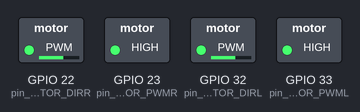
A sketch run on a simulated ESP32. Shown: switched loads named in the sketch (green lamp = pin HIGH).

Above: at 0.1 s.
Timing chart, 0 to 1.6 s (numbered marks = the images above):
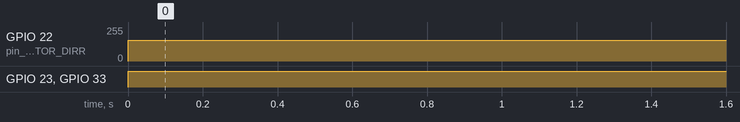

Measured:
- by itself, GPIO 22 (pin_MOTOR_DIRR): 0/255 → 154/255 at 0.00 s
- by itself, GPIO 23 (pin_MOTOR_PWMR), GPIO 33 (pin_MOTOR_PWML): LOW → HIGH at 0.00 s

The sketch:

PWM_Motor.ino
```cpp
//----MOTOR---//
#define pin_MOTOR_DIRR 22
#define pin_MOTOR_PWMR 23

#define pin_MOTOR_DIRL 32
#define pin_MOTOR_PWML 33

#define PWM_FREQUENCY   1000
#define PWM_RESOLUTION  8
#define M1A_PWM_CHANNEL 6
#define M1B_PWM_CHANNEL 7
#define M2A_PWM_CHANNEL 8
#define M2B_PWM_CHANNEL 9
//-----------//

void setup() {
  //motor
  ledcSetup(M1A_PWM_CHANNEL, PWM_FREQUENCY, PWM_RESOLUTION);
  ledcSetup(M1B_PWM_CHANNEL, PWM_FREQUENCY, PWM_RESOLUTION);
  ledcSetup(M2A_PWM_CHANNEL, PWM_FREQUENCY, PWM_RESOLUTION);
  ledcSetup(M2B_PWM_CHANNEL, PWM_FREQUENCY, PWM_RESOLUTION);

  ledcAttachPin(pin_MOTOR_DIRL, M1A_PWM_CHANNEL);
  ledcAttachPin(pin_MOTOR_PWML, M1B_PWM_CHANNEL);
  ledcAttachPin(pin_MOTOR_DIRR, M2A_PWM_CHANNEL);
  ledcAttachPin(pin_MOTOR_PWMR, M2B_PWM_CHANNEL);
}

void loop() {
  setMotor(100, 100);
}

//------------------FUNGSI MOTOR Penggerak---------------------//
void setMotor(int speedLeft, int speedRight)
{
  speedLeft = constrain(speedLeft, -255, 255);
  speedRight = constrain(speedRight, -255, 255);

  if (speedLeft > 0) {
    int speedL = map(speedLeft, 0, 255, 255, 0);
    ledcWrite(M1A_PWM_CHANNEL, speedL);
    ledcWrite(M1B_PWM_CHANNEL, 255);
  }
  else {
    int speedL = map(speedLeft, -255, 0, 0, 255);
    ledcWrite(M1A_PWM_CHANNEL, 255);
    ledcWrite(M1B_PWM_CHANNEL, speedL);
  }

  if (speedRight > 0) {
    int speedR = map(speedRight, 0, 255, 255, 0);
    ledcWrite(M2A_PWM_CHANNEL, speedR);
    ledcWrite(M2B_PWM_CHANNEL, 255);
  }
  else {
    int speedR = map(speedRight, -255, 0, 0, 255);
    ledcWrite(M2A_PWM_CHANNEL, 255);
    ledcWrite(M2B_PWM_CHANNEL, speedR);
  }
}
```
